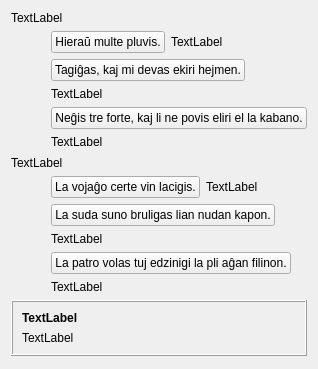
     <widget class="QWidget" name="tab_3">
      <attribute name="icon">
       <iconset resource="ikonoj.qrc">
        <normaloff>:/ikonoj/leciono.png</normaloff>:/ikonoj/leciono.png</iconset>
      </attribute>
      <attribute name="title">
       <string>3</string>
      </attribute>
      <layout class="QVBoxLayout" name="verticalLayout_37" stretch="0,1,0,1,0,3">
       <item>
        <layout class="QVBoxLayout" name="verticalLayout_32">
         <item>
          <widget class="QLabel" name="Lec12_Label29">
           <property name="text">
            <string>TextLabel</string>
           </property>
           <property name="wordWrap">
            <bool>true</bool>
           </property>
          </widget>
         </item>
         <item>
          <layout class="QHBoxLayout" name="horizontalLayout_51">
           <item>
            <spacer name="horizontalSpacer_12">
             <property name="orientation">
              <enum>Qt::Horizontal</enum>
             </property>
             <property name="sizeType">
              <enum>QSizePolicy::Fixed</enum>
             </property>
             <property name="sizeHint" stdset="0">
              <size>
               <width>40</width>
               <height>20</height>
              </size>
             </property>
            </spacer>
           </item>
           <item>
            <layout class="QVBoxLayout" name="verticalLayout_33">
             <item>
              <layout class="QHBoxLayout" name="horizontalLayout_52" stretch="3,1">
               <item>
                <widget class="neklakebla" name="pushButton_35">
                 <property name="sizePolicy">
                  <sizepolicy hsizetype="Maximum" vsizetype="Fixed">
                   <horstretch>0</horstretch>
                   <verstretch>0</verstretch>
                  </sizepolicy>
                 </property>
                 <property name="text">
                  <string>Hieraŭ multe pluvis.</string>
                 </property>
                </widget>
               </item>
               <item>
                <widget class="QLabel" name="Lec12_Label30">
                 <property name="text">
                  <string>TextLabel</string>
                 </property>
                 <property name="wordWrap">
                  <bool>true</bool>
                 </property>
                </widget>
               </item>
              </layout>
             </item>
             <item>
              <layout class="QVBoxLayout" name="verticalLayout_52">
               <item>
                <widget class="neklakebla" name="pushButton_43">
                 <property name="sizePolicy">
                  <sizepolicy hsizetype="Maximum" vsizetype="Fixed">
                   <horstretch>0</horstretch>
                   <verstretch>0</verstretch>
                  </sizepolicy>
                 </property>
                 <property name="text">
                  <string>Tagiĝas, kaj mi devas ekiri hejmen.</string>
                 </property>
                </widget>
               </item>
               <item>
                <widget class="QLabel" name="Lec12_Label31">
                 <property name="text">
                  <string>TextLabel</string>
                 </property>
                 <property name="wordWrap">
                  <bool>true</bool>
                 </property>
                 <property name="tipo" stdset="0">
                  <string>suba</string>
                 </property>
                </widget>
               </item>
              </layout>
             </item>
             <item>
              <layout class="QVBoxLayout" name="verticalLayout_53">
               <item>
                <widget class="neklakebla" name="pushButton_44">
                 <property name="sizePolicy">
                  <sizepolicy hsizetype="Maximum" vsizetype="Fixed">
                   <horstretch>0</horstretch>
                   <verstretch>0</verstretch>
                  </sizepolicy>
                 </property>
                 <property name="text">
                  <string>Neĝis tre forte, kaj li ne povis eliri el la kabano.</string>
                 </property>
                </widget>
               </item>
               <item>
                <widget class="QLabel" name="Lec12_Label32">
                 <property name="text">
                  <string>TextLabel</string>
                 </property>
                 <property name="wordWrap">
                  <bool>true</bool>
                 </property>
                 <property name="tipo" stdset="0">
                  <string>suba</string>
                 </property>
                </widget>
               </item>
              </layout>
             </item>
            </layout>
           </item>
          </layout>
         </item>
        </layout>
       </item>
       <item>
        <spacer name="verticalSpacer_8">
         <property name="orientation">
          <enum>Qt::Vertical</enum>
         </property>
         <property name="sizeHint" stdset="0">
          <size>
           <width>20</width>
           <height>1</height>
          </size>
         </property>
        </spacer>
       </item>
       <item>
        <layout class="QVBoxLayout" name="verticalLayout_34">
         <item>
          <widget class="QLabel" name="Lec12_Label33">
           <property name="text">
            <string>TextLabel</string>
           </property>
           <property name="wordWrap">
            <bool>true</bool>
           </property>
          </widget>
         </item>
         <item>
          <layout class="QHBoxLayout" name="horizontalLayout_55">
           <item>
            <spacer name="horizontalSpacer_13">
             <property name="orientation">
              <enum>Qt::Horizontal</enum>
             </property>
             <property name="sizeType">
              <enum>QSizePolicy::Fixed</enum>
             </property>
             <property name="sizeHint" stdset="0">
              <size>
               <width>40</width>
               <height>20</height>
              </size>
             </property>
            </spacer>
           </item>
           <item>
            <layout class="QVBoxLayout" name="verticalLayout_35">
             <item>
              <layout class="QHBoxLayout" name="horizontalLayout_56" stretch="3,1">
               <item>
                <widget class="neklakebla" name="pushButton_36">
                 <property name="sizePolicy">
                  <sizepolicy hsizetype="Maximum" vsizetype="Fixed">
                   <horstretch>0</horstretch>
                   <verstretch>0</verstretch>
                  </sizepolicy>
                 </property>
                 <property name="text">
                  <string>La vojaĝo certe vin lacigis.</string>
                 </property>
                </widget>
               </item>
               <item>
                <widget class="QLabel" name="Lec12_Label34">
                 <property name="text">
                  <string>TextLabel</string>
                 </property>
                 <property name="wordWrap">
                  <bool>true</bool>
                 </property>
                </widget>
               </item>
              </layout>
             </item>
             <item>
              <layout class="QVBoxLayout" name="verticalLayout_54">
               <item>
                <widget class="neklakebla" name="pushButton_45">
                 <property name="sizePolicy">
                  <sizepolicy hsizetype="Maximum" vsizetype="Fixed">
                   <horstretch>0</horstretch>
                   <verstretch>0</verstretch>
                  </sizepolicy>
                 </property>
                 <property name="text">
                  <string>La suda suno bruligas lian nudan kapon.</string>
                 </property>
                </widget>
               </item>
               <item>
                <widget class="QLabel" name="Lec12_Label35">
                 <property name="text">
                  <string>TextLabel</string>
                 </property>
                 <property name="wordWrap">
                  <bool>true</bool>
                 </property>
                 <property name="tipo" stdset="0">
                  <string>suba</string>
                 </property>
                </widget>
               </item>
              </layout>
             </item>
             <item>
              <layout class="QVBoxLayout" name="verticalLayout_55">
               <item>
                <widget class="neklakebla" name="pushButton_46">
                 <property name="sizePolicy">
                  <sizepolicy hsizetype="Maximum" vsizetype="Fixed">
                   <horstretch>0</horstretch>
                   <verstretch>0</verstretch>
                  </sizepolicy>
                 </property>
                 <property name="text">
                  <string>La patro volas tuj edzinigi la pli aĝan filinon.</string>
                 </property>
                </widget>
               </item>
               <item>
                <widget class="QLabel" name="Lec12_Label36">
                 <property name="text">
                  <string>TextLabel</string>
                 </property>
                 <property name="wordWrap">
                  <bool>true</bool>
                 </property>
                 <property name="tipo" stdset="0">
                  <string>suba</string>
                 </property>
                </widget>
               </item>
              </layout>
             </item>
            </layout>
           </item>
          </layout>
         </item>
        </layout>
       </item>
       <item>
        <spacer name="verticalSpacer_9">
         <property name="orientation">
          <enum>Qt::Vertical</enum>
         </property>
         <property name="sizeHint" stdset="0">
          <size>
           <width>20</width>
           <height>1</height>
          </size>
         </property>
        </spacer>
       </item>
       <item>
        <widget class="QFrame" name="frame_3">
         <property name="frameShape">
          <enum>QFrame::Box</enum>
         </property>
         <property name="frameShadow">
          <enum>QFrame::Raised</enum>
         </property>
         <property name="tipo" stdset="0">
          <string>markebla</string>
         </property>
         <layout class="QVBoxLayout" name="verticalLayout_36">
          <item>
           <widget class="QLabel" name="Lec12_Label37">
            <property name="font">
             <font>
              <weight>75</weight>
              <bold>true</bold>
             </font>
            </property>
            <property name="text">
             <string>TextLabel</string>
            </property>
            <property name="alignment">
             <set>Qt::AlignLeading|Qt::AlignLeft|Qt::AlignVCenter</set>
            </property>
            <property name="wordWrap">
             <bool>true</bool>
            </property>
           </widget>
          </item>
          <item>
           <widget class="QLabel" name="Lec12_Label38">
            <property name="text">
             <string>TextLabel</string>
            </property>
            <property name="wordWrap">
             <bool>true</bool>
            </property>
           </widget>
          </item>
         </layout>
        </widget>
       </item>
       <item>
        <spacer name="verticalSpacer_7">
         <property name="orientation">
          <enum>Qt::Vertical</enum>
         </property>
         <property name="sizeHint" stdset="0">
          <size>
           <width>20</width>
           <height>1</height>
          </size>
         </property>
        </spacer>
       </item>
      </layout>
     </widget>
